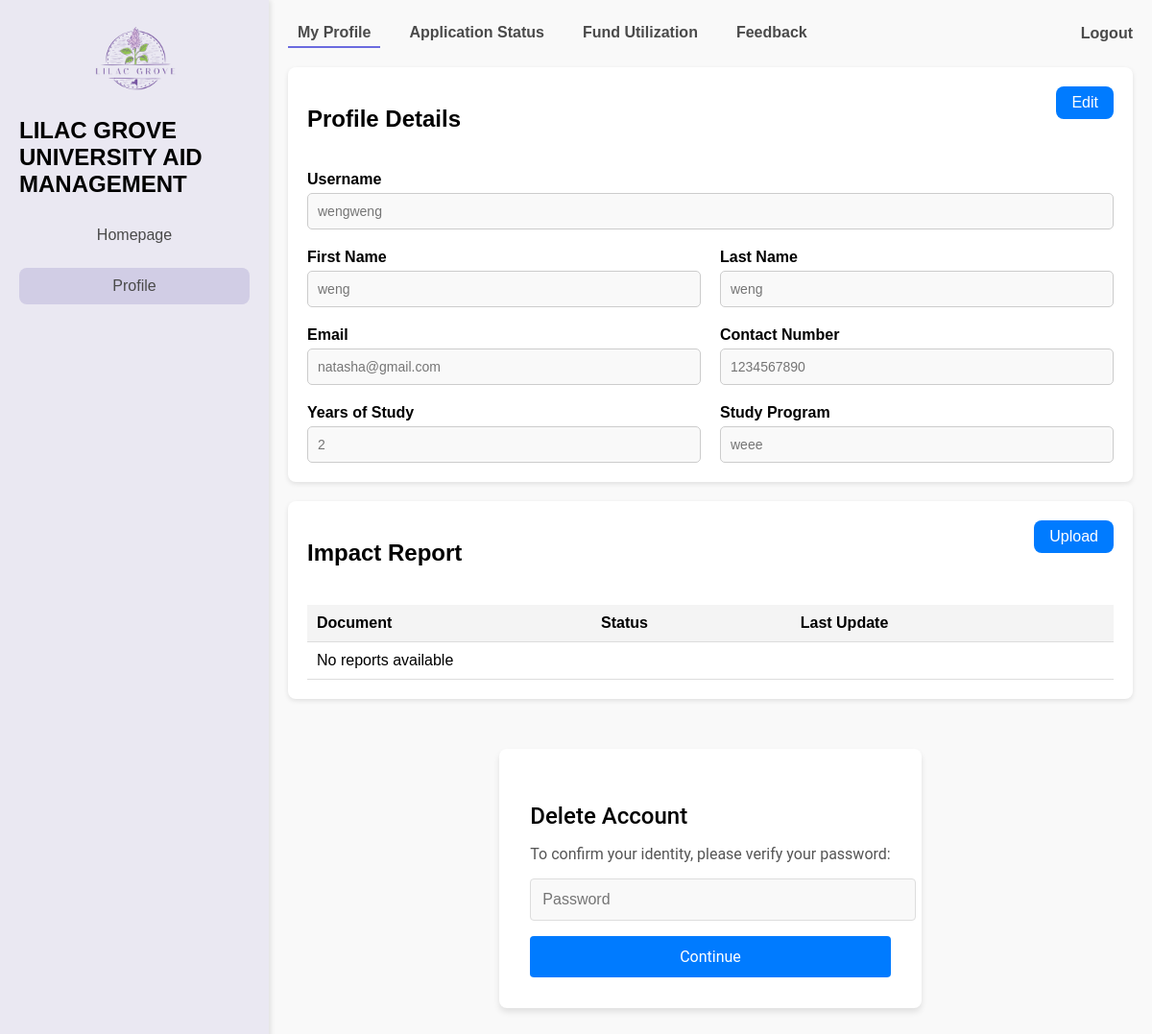
Before: /profile/?tab=my_profile (signed in) with the older database file.
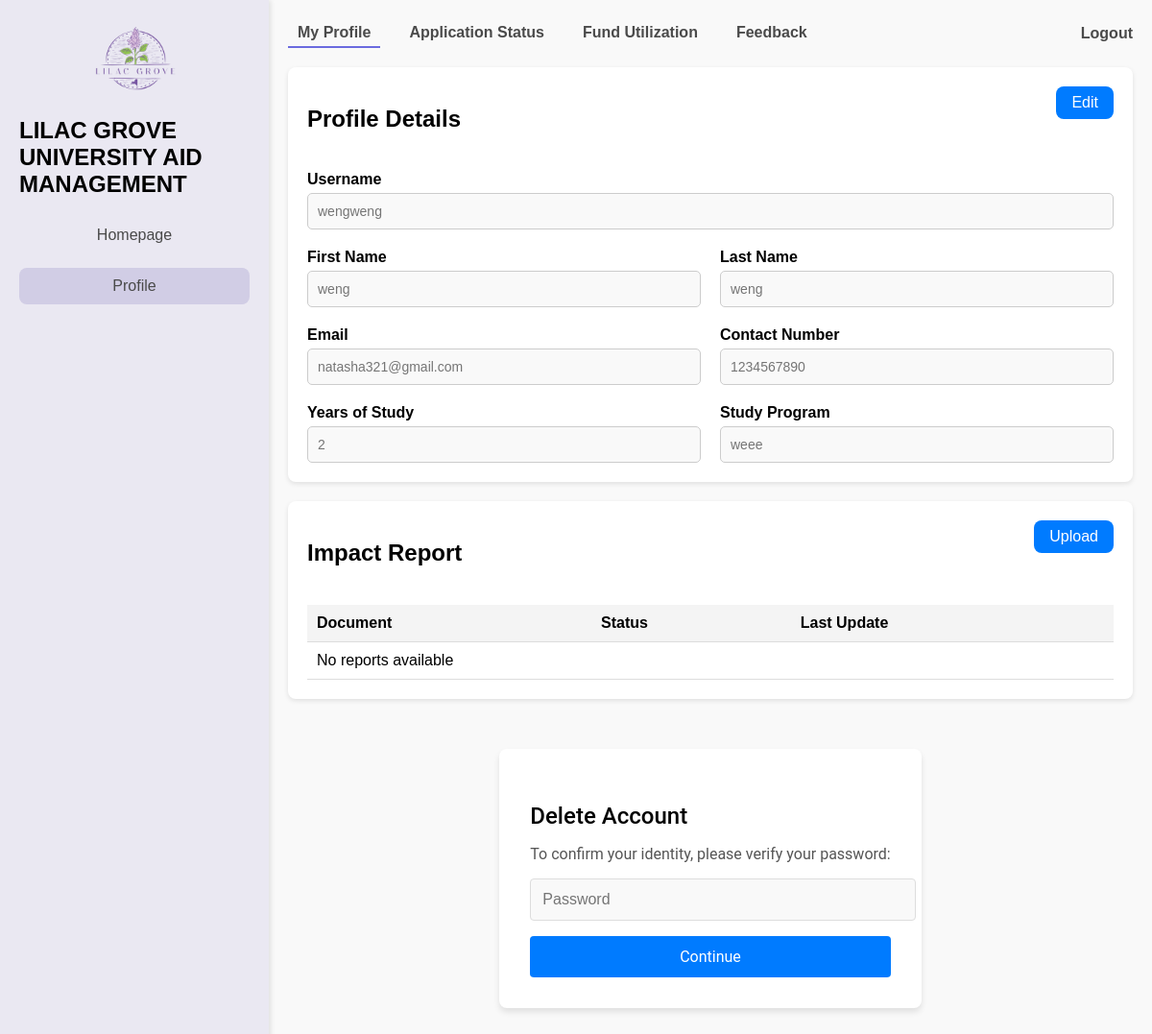
After: the same page with the newer database file.
### users/models.py (models this page shows, shortened)
class Account(AbstractUser):
    ROLE_LIST = [
        ('student', 'Student'),
        ('officer', 'Aid Officer'),
        ('funder', 'Funder'),
        ('administrator', 'Administrator'),
    ]
    role                = models.CharField(max_length=13, choices=ROLE_LIST)
    study_program       = models.CharField(max_length=100, blank=True, null=True) # only for Students
    years_of_study      = models.IntegerField(blank=True, null=True)
    gpa                 = models.FloatField(blank=True, null=True)
    organization_name   = models.CharField(max_length=255, blank=True, null=True)
    is_approved         = models.BooleanField(default=False)
    phone_number        = models.CharField(max_length=15, blank=True, null=True)
    created_at          = models.DateTimeField(default=now)
    updated_at          = models.DateTimeField(auto_now=True)
    class Meta:
        db_table = 'users_masterlist'

### users/views.py (the view)
# urls.py: path('profile/', views.dashboard, name = 'dashboard'),
@login_required
def dashboard(request):
    role_dashboard_map = {
        'administrator': admin_dashboard,
        'student': student_dashboard,
        'officer': officer_dashboard,
        'funder': funder_dashboard,
    }
    user_role = request.user.role
    if user_role in role_dashboard_map:
        return role_dashboard_map[user_role](request)
    else:
        messages.error(request, "Your role is not recognized. Please contact support.")
        return redirect('home')  # Redirect to a safe fallback page

### users/views.py (called while the page is built)
def role_required(role_name):
    def decorator(view_func):
        def wrapper(request, *args, **kwargs):
            if request.user.role != role_name:
                raise PermissionDenied("You do not have permission to access this page.")
            return view_func(request, *args, **kwargs)
        return wrapper
    return decorator

### users/templates/dashboards/dashboard.html (shortened to what the changed rows need)
{% extends "base.html" %}
{% load static %}
{% block statics %}
    <link rel="stylesheet" href="{% static 'css/Dashboard.css' %}">
{% endblock statics %}
{% block content %}
    <div class="container">
        <aside class="sidebar">
            <div class="logo">
                <h1>LILAC GROVE UNIVERSITY AID MANAGEMENT</h1>
            </div>
        </aside>
        <main class="content">
            {% block dashboard %}
                {% if active_tab == 'my_profile' %}
                    <section class="profile-details">
                        <div class="profile-header">
                            <h2>Profile Details</h2>
                            <button class="action-button edit-btn" data-user-id="{{ request.user.id }}" data-bs-toggle="modal" data-bs-target="#editUserModal">Edit</button>
                        </div>
                        <div class="details">
                            <form>
                                <div class="form-group full-width">
                                    <label for="username">Username</label>
                                    <input type="text" id="username" placeholder="{{user.username}}" readonly>
                                </div>
                                <div class="form-group">
                                    <label for="fullname">First Name</label>
                                    <input type="text" id="fullname" placeholder="{{user.first_name}}" readonly>
                                </div>
                                <div class="form-group">
                                    <label for="studentid">Last Name</label>
                                    <input type="text" id="lastname" placeholder="{{user.last_name}}" readonly>
                                </div>
                                <div class="form-group">
                                    <label for="email">Email</label>
                                    <input type="email" id="email" placeholder="{{user.email}}" readonly>
                                </div>
                                <div class="form-group">
                                    <label for="phone_number">Contact Number</label>
                                    <input type="tel" name="phone_number" placeholder="{{user.phone_number}}" readonly>
                                </div>
                                <div class="form-group">
                                    <label for="years_of_study">Years of Study</label>
                                    <input type="text" id="years_of_study" placeholder="{{user.years_of_study}}" readonly>
                                </div>
                                <div class="form-group">
                                    <label for="years_of_study">Study Program</label>
                                    <input type="text" id="study_program" placeholder="{{user.study_program}}" readonly>
                                </div>
                            </form>
                        </div>
                    </section>
                    {% include 'others/profilemodal.html' %}
                    <section class="impact-report">
                        <div class="report-header">
                            <h2>Impact Report</h2>
                            <button class="upload-button">Upload</button>
                        </div>
                        <table>
                            <thead>
                                <tr>
                                    <th>Document</th>
                                    <th>Status</th>
                                    <th>Last Update</th>
                                </tr>
                            </thead>
                            <tbody>
                                {% for report in reports %}
                                <tr>
                                    <td>{{ report.document_name }}</td>
                                    <td>{{ report.status }}</td>
                                    <td>{{ report.last_update }}</td>
                                </tr>
                                {% empty %}
                                <tr>
                                    <td colspan="3">No reports available</td>
                                </tr>
                                {% endfor %}
                            </tbody>
                        </table>
                    </section>
                    <div class="delete-account-section">
                        <h3>Delete Account</h3>
                        <p>To confirm your identity, please verify your password:</p>
                        <form method="POST" action="/delete-account/">
                            <input
                                type="password"
                                name="password"
                                placeholder="Password"
                                required
                                class="delete-account-input"
                            />
                            <button type="submit" class="delete-button">Continue</button>
                        </form>
                    </div>
                {% endif %}
            {% endblock dashboard %}
        </main>
    </div>
{% endblock content %}

Changed rows visible on the page:
changed Account "wengweng": email "natasha@gmail.com" → "natasha321@gmail.com"
